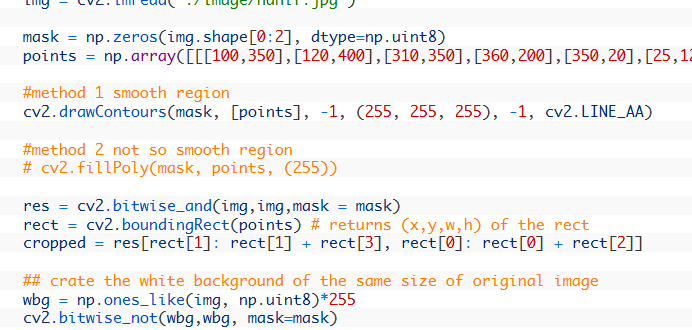
#> input picture img2.png, 692 x 330 px
$ python trial4.py   (older library calls are emulated)
#> lines starting #> are read from the running program, lines starting #| are printed output that depends on the picture; after the words box and inside, x2 and y2 are one past the last pixel; in counts of white or black regions, pixels touching at a corner belong together
import cv2


def captch_ex(file_name):
#> called with file_name = 'img2.png'
    img = cv2.imread(file_name)
#> img is the input picture: shape (330, 692, 3); mean B, G, R 240.9, 240.7, 243.2

    img_final = cv2.imread(file_name)
    img2gray = cv2.cvtColor(img, cv2.COLOR_BGR2GRAY)
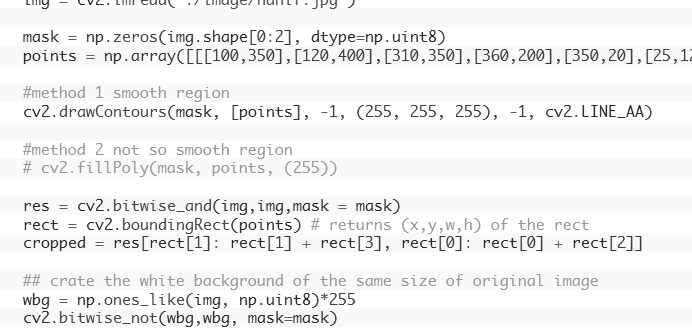
#> img2gray: shape (330, 692); min 40, max 255, mean 241.5
    ret, mask = cv2.threshold(img2gray, 180, 255, cv2.THRESH_BINARY)
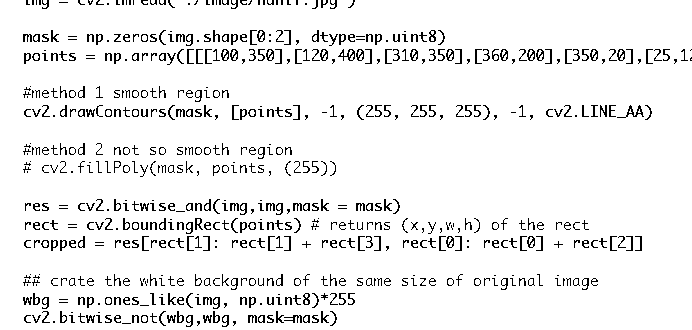
#> mask: shape (330, 692); 93.3% white; black in thin lines or dots
    image_final = cv2.bitwise_and(img2gray, img2gray, mask=mask)
    ret, new_img = cv2.threshold(image_final, 180, 255, cv2.THRESH_BINARY)  # for black text , cv.THRESH_BINARY_INV
    '''
            line  8 to 12  : Remove noisy portion
    '''
    kernel = cv2.getStructuringElement(cv2.MORPH_CROSS, (3,
                                                         3))  # to manipulate the orientation of dilution , large x means horizonatally dilating  more, large y means vertically dilating more
    dilated = cv2.dilate(new_img, kernel, iterations=9)  # dilate , more the iteration more the dilation
#> dilated: shape (330, 692); every value is 255

    # for cv2.x.x

    _, contours, hierarchy = cv2.findContours(dilated, cv2.RETR_EXTERNAL, cv2.CHAIN_APPROX_NONE)  # findContours returns 3 variables for getting contours
#> contours = 1 contour; box (x1, y1, x2, y2) and area: (0, 0, 692, 330) 227339

    # for cv3.x.x comment above line and uncomment line below

    #image, contours, hierarchy = cv2.findContours(dilated,cv2.RETR_EXTERNAL,cv2.CHAIN_APPROX_NONE)


    for contour in contours:
        # get rectangle bounding contour
        [x, y, w, h] = cv2.boundingRect(contour)

        # Don't plot small false positives that aren't text
        if w < 35 and h < 35:
            continue

        # draw rectangle around contour on original image
        cv2.rectangle(img, (x, y), (x + w, y + h), (255, 0, 255), 2)

        '''
        #you can crop image and send to OCR  , false detected will return no text :)
        cropped = img_final[y :y +  h , x : x + w]

        s = file_name + '/crop_' + str(index) + '.jpg'
        cv2.imwrite(s , cropped)
        index = index + 1

        '''
#> this loop made 1 pass
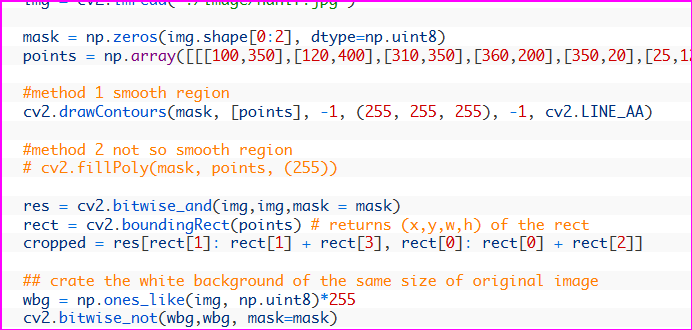
#> img: shape (330, 692, 3); 1.34% of pixels changed, all inside (x1, y1, x2, y2) = (0, 0, 692, 330)
    # write original image with added contours to disk
    cv2.imshow('captcha_result', img)
    cv2.waitKey()


file_name = 'img2.png'
captch_ex(file_name)

$ run again, with img3.png copied over img2.png
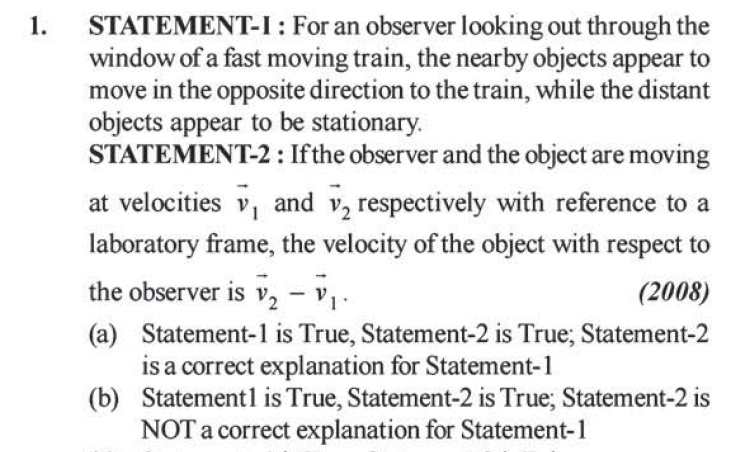
#> input picture img3.png, 741 x 452 px
#> in captch_ex, img is the input picture: shape (452, 741, 3); mean B, G, R 230.8, 230.4, 230.1
#> in captch_ex, `ret, mask = cv2.threshold(img2gray, 180, 255, cv2.THRESH_BINARY)`:
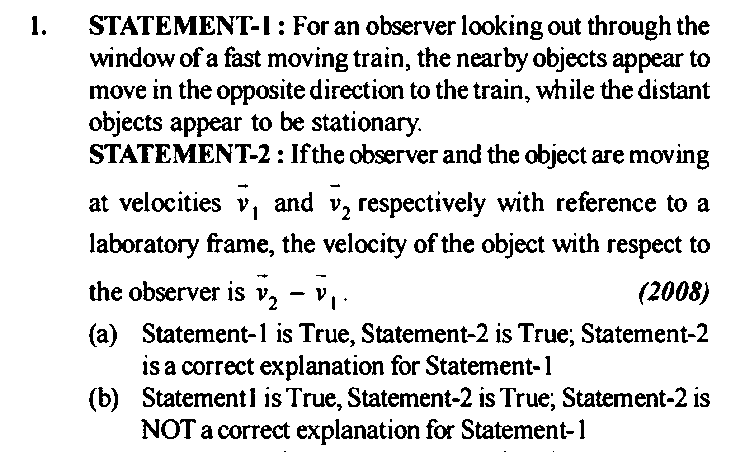
#> mask: shape (452, 741); 86.4% white; 483 black regions (44 under 20 px)
#> dilated: shape (452, 741); every value is 255
#> contours = 1 contour; box (x1, y1, x2, y2) and area: (0, 0, 741, 452) 333740
#> the loop in captch_ex, `for contour in contours:` made 1 pass
#> after the loop in captch_ex, `for contour in contours:`:
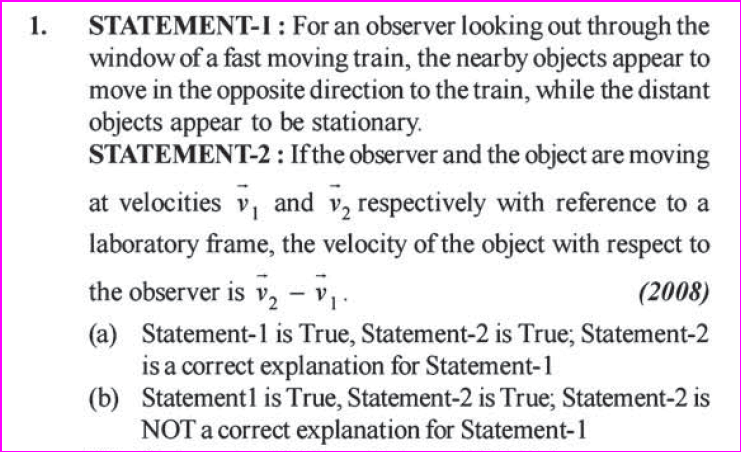
#> img: shape (452, 741, 3); 1.07% of pixels changed, all inside (x1, y1, x2, y2) = (0, 0, 741, 452)
